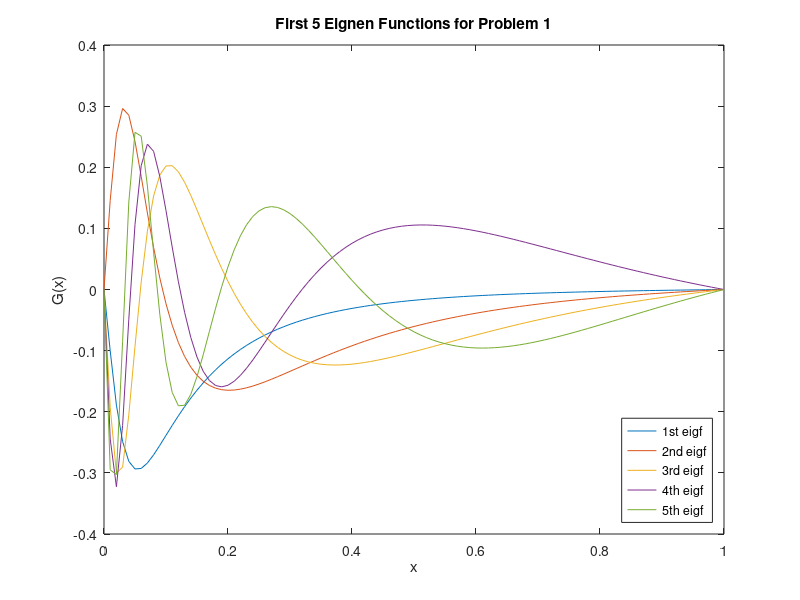
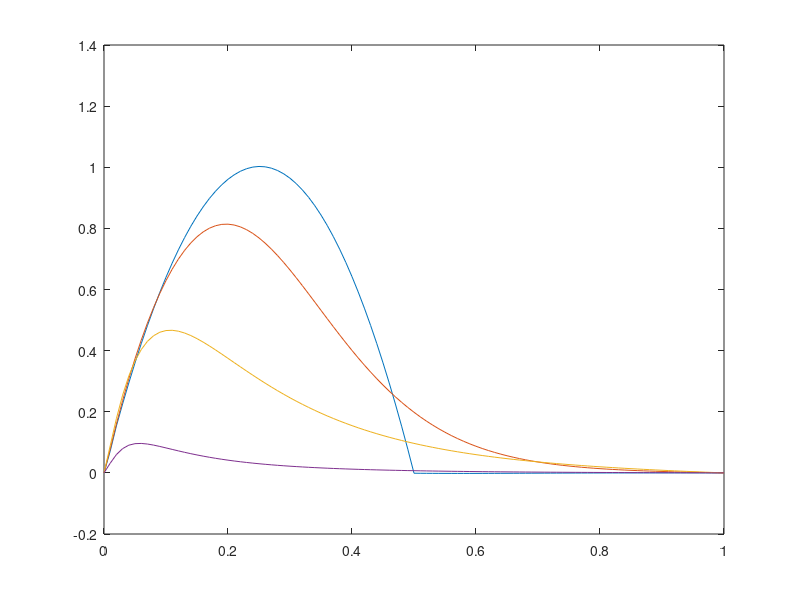

MATLAB code to generate these figures, in order:
clear all; close all; clc
dx = 0.01; 
x = 0:dx:1; 
N = length(x); 
v = zeros(N,N-2);
c = zeros(N-2); 
V = zeros(N-2,N-2); 
D = zeros(N-2,N-2); 
S = zeros(N-2,N-2);
cs = zeros(N-2); 
vs = zeros(N,N-2);
% -- costruct K & dK/dx & D
K = 5*(x.^2)+0.01;
dK = 10.*x;
D = 50.*x;
% -- construct the main matrix for the eigenvalue problem 
S(1,1) = ((-2*K(1))/(dx^2))-D(1); 
S(1,2) = (-dK(1)/(2*dx))+(K(1)/(dx^2));
S(N-2,N-2) = ((-2*K(N-1))/(dx^2))-D(N-1); 
S(N-2,N-3) = (-dK(N-1)/(2*dx))+(K(N-1)/(dx^2));
for i = 2:N-3 
 S(i,i) = ((-2*K(i+1))/(dx^2))-D(i+1); 
 S(i,i-1) = (-dK(i+1)/(2*dx))+(K(i+1)/(dx^2)); 
 S(i,i+1) = (dK(i+1)/(2*dx))+(K(i+1)/(dx^2));
end
% -- solve the eigenvalue problem 
[V D] = eig(S);
for i = 1:N-2
 c(i) = D(i,i);
 v(:,i) = [0 V(:,i)' 0];
end
% -- the following section is for sorting the eigenvectors in descending
% order of the absolute value of their corresponding eigenvalues 
for i = 1:N-2
 crank(i) = 1;
 for j = 1:N-2
 if abs(c(i)) > abs(c(j))
 crank(i) = crank(i)+1;
 end
 end
end
for i = 1:N-2
 cs(crank(i)) = c(i);
 vs(:,crank(i)) = v(:,i);
end
% -- output the values of the first 3 eigenvalues and plot the
% corresponding eigenfunctions
eigen_values = cs(1:5)
plot(x,vs(:,1),x,vs(:,2),x,vs(:,3),x,vs(:,4),x,vs(:,5))
xlabel('x'),ylabel('G(x)'),title('First 5 Eignen Functions for Problem 1')
legend('1st eigf','2nd eigf','3rd eigf','4th eigf','5th eigf','Location','SouthEast')
% -- construct P(x) and determine an and u(x,t)
t = [0 0.01 0.05 0.2];
for i = 1:length(x)
    if x(i) <= 0.5
        Px(i) = 8*x(i)-16*(x(i)^2);
    else
        Px(i) = 0;
    end
end
for j = 1:length(t)
for i = 1:length(x)
for n = 1:99
    a(n) = trapz(x,(Px'.*vs(:,n)))/trapz(x,(vs(:,n).^2));
    y(i,n) = a(n)*vs(i,n)*exp(cs(n)*t(j));
end
u(j,i) = sum(y(i,:));
end
end
figure(2)
plot(x,u)















